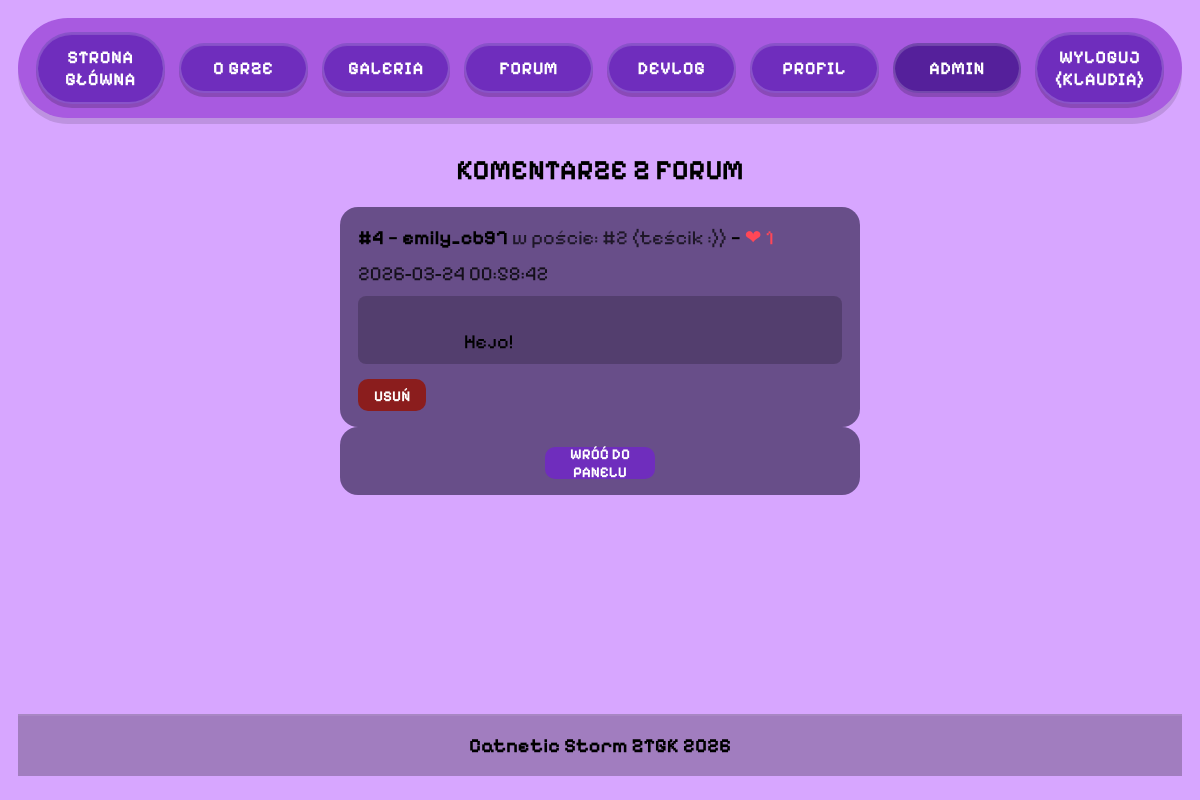
Page /admin/forum_comments.php (signed in) on the committed database.
### tables this page shows
CREATE TABLE `forum_comments` (
  `comment_id` int(11) NOT NULL,
  `post_id` int(11) NOT NULL,
  `user_id` int(11) NOT NULL,
  `content` text NOT NULL,
  `created_at` datetime DEFAULT current_timestamp(),
  `likes` int(11) NOT NULL DEFAULT 0
);

CREATE TABLE `users` (
  `user_id` int(11) NOT NULL,
  `username` varchar(50) NOT NULL,
  `password` varchar(255) NOT NULL,
  `role` enum('admin','user') NOT NULL DEFAULT 'user',
  `created_at` timestamp NOT NULL DEFAULT current_timestamp()
);

CREATE TABLE `forum_posts` (
  `post_id` int(11) NOT NULL,
  `user_id` int(11) NOT NULL,
  `title` varchar(255) NOT NULL,
  `content` text NOT NULL,
  `media_path` varchar(255) DEFAULT NULL,
  `media_type` enum('image','video','none') DEFAULT 'none',
  `created_at` datetime DEFAULT current_timestamp()
);

### admin/forum_comments.php (the view, shortened to what this page needs)
<?php
require __DIR__ . '/../includes/db.php';
$stmt = $pdo->query("
  SELECT
    c.comment_id,
    c.content,
    c.created_at,
    c.post_id,
    c.likes,
    u.username,
    f.title AS post_title
  FROM forum_comments c
  JOIN users u ON u.user_id = c.user_id
  JOIN forum_posts f ON f.post_id = c.post_id
  ORDER BY c.created_at DESC, c.comment_id DESC
");
$comments = $stmt->fetchAll();
?>
<!DOCTYPE html>
<html lang="pl">
<head>
    <?php include __DIR__ . '/../includes/head.php'; ?>
</head>
<body>
<?php include __DIR__ . '/../includes/header.php'; ?>
<main>
    <section class="admin">
        <h1>Komentarze z forum</h1>
        <?php if (!$comments): ?>
            <div class="auth-card">Brak komentarzy na forum.</div>
        <?php else: ?>
            <?php foreach ($comments as $c): ?>
                <article class="auth-card" style="display:flex; flex-direction:column; gap:10px;">
                    <div style="display:flex; justify-content:space-between; gap:12px; flex-wrap:wrap;">
                        <div>
                            <strong>#<?= (int)$c['comment_id'] ?></strong>
                            — <strong><?= htmlspecialchars($c['username']) ?></strong>
                            <span style="opacity: 0.7;">
                    w poście: #<?= (int)$c['post_id'] ?> (<?= htmlspecialchars($c['post_title']) ?>)
                </span>
                            — <span style="color: #ff4757;">❤ <?= (int)$c['likes'] ?></span>
                        </div>
                        <div style="opacity:.8;">
                            <?= htmlspecialchars((string)$c['created_at']) ?>
                        </div>
                    </div>
                    <div style="white-space:pre-wrap; background: rgba(0,0,0,0.2); padding: 10px; border-radius: 8px;">
                        <?= htmlspecialchars((string)$c['content']) ?>
                    </div>
                    <form method="post" action="forum_comments.php" onsubmit="return confirm('Na pewno usunąć ten komentarz?');" style="margin-top: 5px;">
                        <button class="auth-btn" type="submit" style="background:#8b1d1d; padding: 8px 16px; display: inline-block; width: auto;">USUŃ</button>
                    </form>
                </article>
            <?php endforeach; ?>
        <?php endif; ?>
        <div class="auth-card auth-card--small">
            <a class="auth-btn auth-btn--link" href="index.php">WRÓĆ DO PANELU</a>
        </div>
    </section>
</main>
<?php include __DIR__ . '/../includes/footer.php'; ?>
</body>
</html>

### css/style.css (style rules this page uses)
:root { --bg: #d7a6ff; --menu-bg: #a85ae0; --pill: #6f2dbd; --pill-hover: #5c22a6; --pill-active: #55209b; --frame-bg: #b47ee0; --frame-border: #5a2aa4; }
* { box-sizing: border-box; font-family: inherit; }
body { margin: 0; font-family: 'Pixelify Sans', sans-serif; font-size: 20px; background: var(--bg); padding: 18px 18px 24px; display: flex; flex-direction: column; min-height: 100vh; }
main { width: 100%; display: flex; justify-content: center; padding: 0; flex: 1; }
.auth-card { width: min(520px, 92vw); background: rgba(74, 55, 104, .78); border-radius: 18px; padding: 18px 18px 16px; }
.auth-card--small { padding: 14px 18px 16px; text-align: center; }
.auth-btn { display: inline-flex; align-items: center; justify-content: center; width: 110px; height: 32px; background: #6f2dbd; color: #fff; border: 0; border-radius: 10px; font-family: 'Pixelify Sans', sans-serif; font-weight: 900; text-transform: uppercase; font-size: 15px; cursor: pointer; text-decoration: none; }
.auth-btn--link { margin-top: 0 !important; }
.admin h1 { font-size: 28px; text-align: center; margin-bottom: 20px; text-transform: uppercase; }

### rows in the picture
forum_comments: comment_id "4", user.username "emily_cb97", post "2", post.title "teścik :)", likes "1", created_at "2026-03-24 00:58:42", content "Hejo!"

### other values in the picture
$_SESSION['username'] "KLAUDIA"
